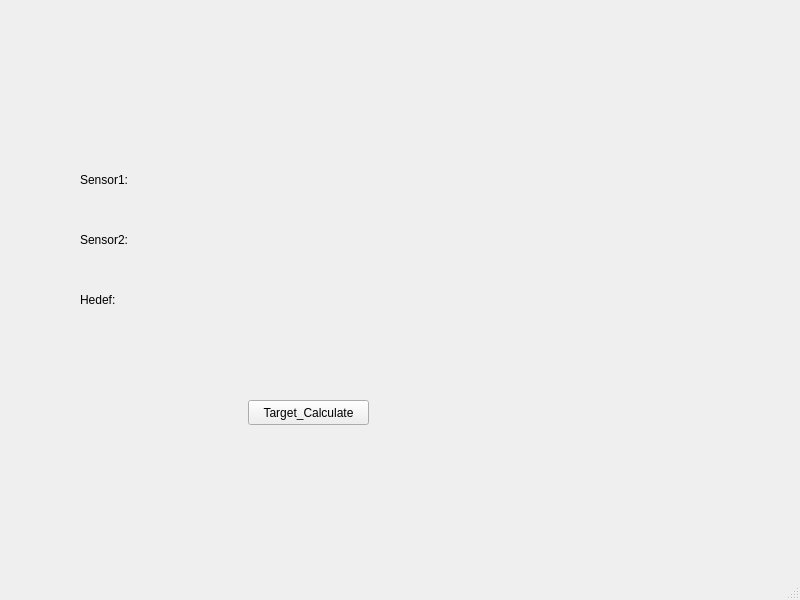
<?xml version="1.0" encoding="UTF-8"?>
<ui version="4.0">
 <class>MainWindow</class>
 <widget class="QMainWindow" name="MainWindow">
  <property name="geometry">
   <rect>
    <x>0</x>
    <y>0</y>
    <width>800</width>
    <height>600</height>
   </rect>
  </property>
  <property name="sizePolicy">
   <sizepolicy hsizetype="Preferred" vsizetype="Preferred">
    <horstretch>120</horstretch>
    <verstretch>120</verstretch>
   </sizepolicy>
  </property>
  <property name="windowTitle">
   <string>MainWindow</string>
  </property>
  <widget class="QWidget" name="centralwidget">
   <widget class="QPushButton" name="pushButton">
    <property name="geometry">
     <rect>
      <x>248</x>
      <y>400</y>
      <width>121</width>
      <height>25</height>
     </rect>
    </property>
    <property name="sizePolicy">
     <sizepolicy hsizetype="Expanding" vsizetype="Preferred">
      <horstretch>0</horstretch>
      <verstretch>0</verstretch>
     </sizepolicy>
    </property>
    <property name="text">
     <string>Target_Calculate</string>
    </property>
    <property name="checkable">
     <bool>false</bool>
    </property>
    <property name="autoRepeat">
     <bool>false</bool>
    </property>
    <property name="autoExclusive">
     <bool>false</bool>
    </property>
   </widget>
   <widget class="QLabel" name="labelSensor1">
    <property name="geometry">
     <rect>
      <x>80</x>
      <y>170</y>
      <width>81</width>
      <height>20</height>
     </rect>
    </property>
    <property name="sizePolicy">
     <sizepolicy hsizetype="Expanding" vsizetype="Preferred">
      <horstretch>120</horstretch>
      <verstretch>120</verstretch>
     </sizepolicy>
    </property>
    <property name="text">
     <string>Sensor1:</string>
    </property>
   </widget>
   <widget class="QLabel" name="labelSensor2">
    <property name="geometry">
     <rect>
      <x>80</x>
      <y>230</y>
      <width>71</width>
      <height>20</height>
     </rect>
    </property>
    <property name="text">
     <string>Sensor2:</string>
    </property>
   </widget>
   <widget class="QLabel" name="labelTarget">
    <property name="geometry">
     <rect>
      <x>80</x>
      <y>290</y>
      <width>81</width>
      <height>20</height>
     </rect>
    </property>
    <property name="text">
     <string>Hedef:</string>
    </property>
   </widget>
  </widget>
  <widget class="QMenuBar" name="menubar">
   <property name="geometry">
    <rect>
     <x>0</x>
     <y>0</y>
     <width>800</width>
     <height>22</height>
    </rect>
   </property>
  </widget>
  <widget class="QStatusBar" name="statusbar"/>
 </widget>
 <resources/>
 <connections/>
</ui>
